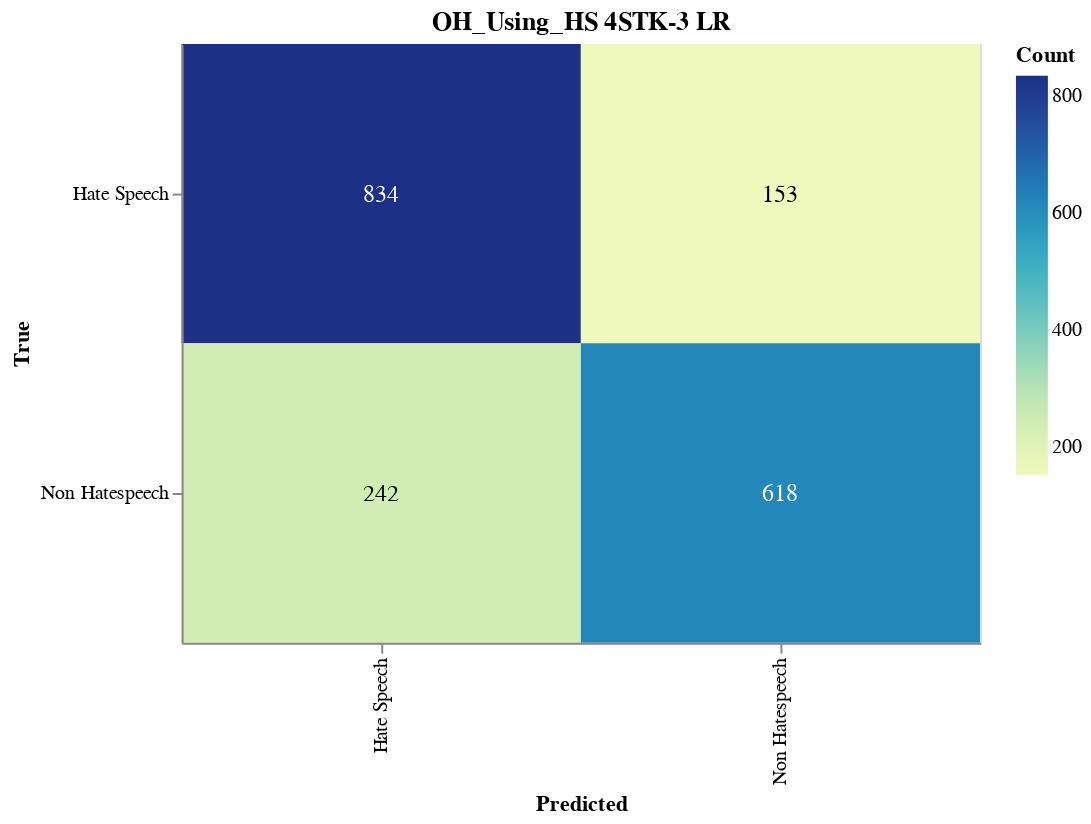

The code cell stored with this chart in its notebook:
### Markdown cell above
#### Save CM

### Code cell
import altair as alt
import altair_saver
import pandas as pd
from sklearn.metrics import confusion_matrix

# Calculate the confusion matrix
cm = confusion_matrix(y_val, adjusted_predictions)

# Define class names
class_names = ['Hate Speech', 'Non Hatespeech']

# Convert confusion matrix to DataFrame
cm_df = pd.DataFrame(cm, index=class_names, columns=class_names).reset_index().melt(id_vars='index')
cm_df.columns = ['True', 'Predicted', 'Count']

# Ensure the order of categories
cm_df['True'] = pd.Categorical(cm_df['True'], categories=class_names, ordered=True)
cm_df['Predicted'] = pd.Categorical(cm_df['Predicted'], categories=class_names, ordered=True)

# Create the Altair plot
heatmap = alt.Chart(cm_df).mark_rect().encode(
    x=alt.X('Predicted:O', sort=class_names),
    y=alt.Y('True:O', sort=class_names),
    color='Count:Q',
    tooltip=['True', 'Predicted', 'Count']
).properties(
    width=400,
    height=300,
    title='OH_Using_HS 4STK-3 LR'
)

# Add text labels
text = heatmap.mark_text(
    align='center',
    baseline='middle',
    fontSize=12
).encode(
    text='Count:Q',
    color=alt.condition(
        alt.datum.Count > cm.max() / 2,
        alt.value('white'),
        alt.value('black')
    )
)

# Combine heatmap and text
final_chart = heatmap + text

# Display the plot
final_chart.show()

### Figure 1 — Vega-Lite specification as saved in the notebook (floating-point values rounded to 4 significant figures)
{"config": {"view": {"continuousWidth": 300, "continuousHeight": 300}}, "layer": [{"mark": {"type": "rect"}, "encoding": {"color": {"field": "Count", "type": "quantitative"}, "tooltip": [{"field": "True", "type": "ordinal"}, {"field": "Predicted", "type": "ordinal"}, {"field": "Count", "type": "quantitative"}], "x": {"field": "Predicted", "sort": ["Hate Speech", "Non Hatespeech"], "type": "ordinal"}, "y": {"field": "True", "sort": ["Hate Speech", "Non Hatespeech"], "type": "ordinal"}}, "title": "OH_Using_HS 4STK-3 LR"}, {"mark": {"type": "text", "align": "center", "baseline": "middle", "fontSize": 12}, "encoding": {"color": {"condition": {"test": "(datum.Count > 417.0)", "value": "white"}, "value": "black"}, "text": {"field": "Count", "type": "quantitative"}, "tooltip": [{"field": "True", "type": "ordinal"}, {"field": "Predicted", "type": "ordinal"}, {"field": "Count", "type": "quantitative"}], "x": {"field": "Predicted", "sort": ["Hate Speech", "Non Hatespeech"], "type": "ordinal"}, "y": {"field": "True", "sort": ["Hate Speech", "Non Hatespeech"], "type": "ordinal"}}, "title": "OH_Using_HS 4STK-3 LR"}], "data": {"name": "data-cd5c79fd0a9d5d9db8a1e1f95f8a3258"}, "height": 300, "width": 400, "$schema": "https://vega.github.io/schema/vega-lite/v5.17.0.json", "datasets": {"data-cd5c79fd0a9d5d9db8a1e1f95f8a3258": [{"True": "Hate Speech", "Predicted": "Hate Speech", "Count": 834}, {"True": "Non Hatespeech", "Predicted": "Hate Speech", "Count": 242}, {"True": "Hate Speech", "Predicted": "Non Hatespeech", "Count": 153}, {"True": "Non Hatespeech", "Predicted": "Non Hatespeech", "Count": 618}]}}
